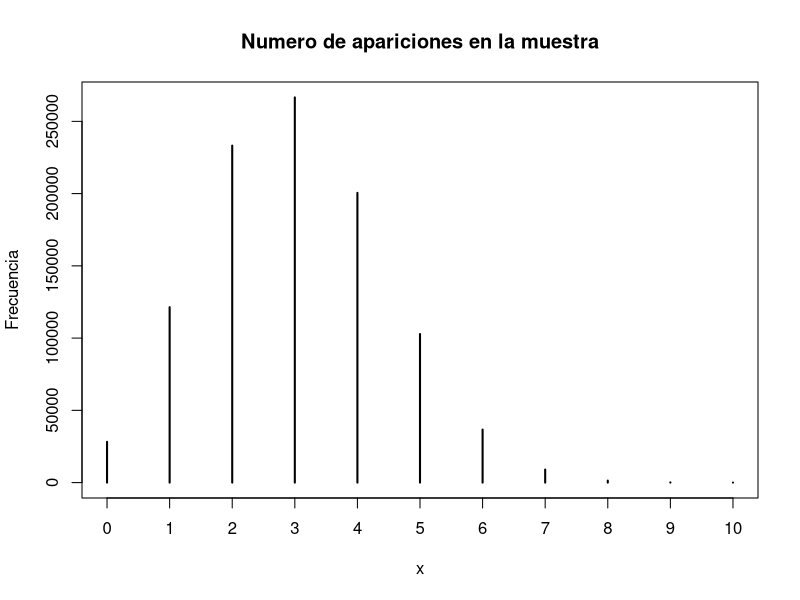
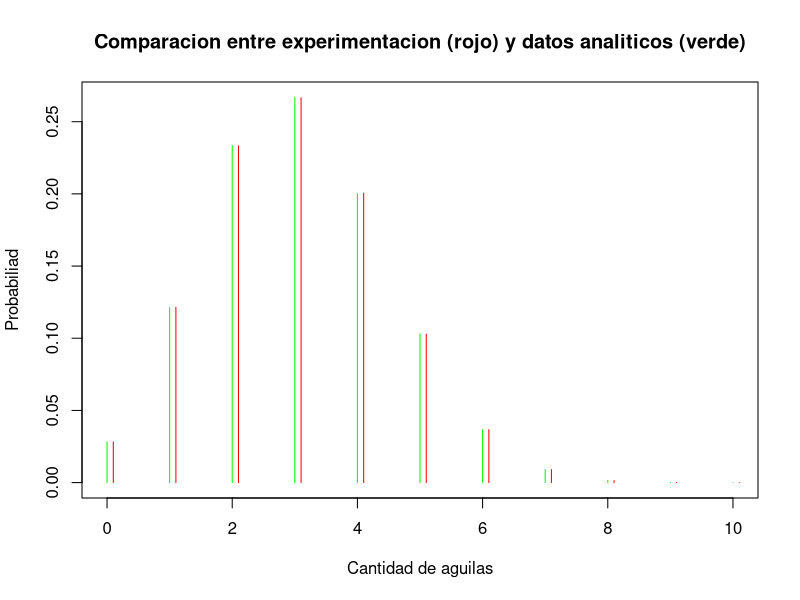

The R source for these figures, in order:
# La moneda contiene un 0 que representa el Sol y 1 que representa Aguila
moneda <- c(0, 1)
# En este caso es necesario un vector con las probabilidades, siendo 0.7 la del
# primer elemento (sol) y 0.3 la del segundo (aguila)
probabilidad <- c(0.7, 0.3)
# Con la funcion sample se obtienen con remplazo 10 valores, usando tambien el vector
# de probabilidad como uno de los parameros,como el aguila esta representado con un 1,
# la suma de dicha sample representa la cantidad de aguilas. 
# Lo anterior se replica 1000000 de veces y se guarda en el vector muestra.
muestra <- replicate(1000000, sum( sample( moneda, 10, replace=TRUE, prob=probabilidad) ), simplify="array")
# Impresion de los primeros 3 resultados
print("Los primeros 3 resultados son : ", quote=FALSE)
print(muestra[1])
print(muestra[2])
print(muestra[3])
frecuencia <- (table(muestra))
#La probabilidad empirica en base a la experimentacion
probabilidad.Empirica <- frecuencia/1000000
#Impresion de frecuencias
plot(frecuencia, type="h",xlab="x", ylab="Frecuencia", 
     main="Numero de apariciones en la muestra")
probabilidad.Analitica <- dbinom(c(0:10), 10, 0.3)
plot(c(0:10),probabilidad.Analitica, xlab="Cantidad de aguilas", ylab="Probabiliad",
     main="Comparacion entre experimentacion (rojo) y datos analiticos (verde)",
     type="h", col="green")
lines(c(0:10)+0.1,probabilidad.Empirica, type="h", col="red")
print("Dado que en este caso la probabilidad de obtener un aguila es menor", 
      quote=FALSE)
print("entonces se aprecia en la grafica se hace asimetrica mas 
      cargada hacia la izquierda", quote=FALSE)
#bien